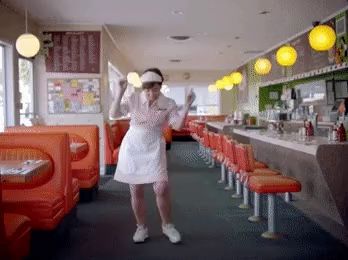
#> input picture frame 0 of data/dance_mp4_bank/100.mp4, 348 x 260 px
$ python analyze_video_repetitions.py
#> lines starting #> are read from the running program, lines starting #| are printed output that depends on the picture
### src/video_trimming.py
"""
Video trimming module to detect and remove repeated segments within videos.

Detects loops/repetitions in video files and trims to keep only the first unique segment.
"""
from __future__ import annotations

import hashlib
import logging
import pickle
from pathlib import Path
from typing import Dict, List, Optional, Tuple
import numpy as np

try:
    import cv2
    CV2_AVAILABLE = True
except ImportError:
    CV2_AVAILABLE = False
    logging.warning("OpenCV not available for video trimming")

logger = logging.getLogger(__name__)

# Path to trimming cache (stores trim points for videos)
TRIMMING_CACHE_PATH = Path(__file__).parent.parent / "data" / "output" / "video_trimming_cache.pkl"

# Similarity threshold for detecting repeated frames (lower = more strict)
FRAME_SIMILARITY_THRESHOLD = 0.05  # 5% difference threshold

# Number of frames to sample per second for analysis
FRAMES_PER_SECOND = 2  # Sample 2 frames per second

# Minimum segment length in seconds to consider (avoid trimming very short videos)
MIN_SEGMENT_LENGTH = 0.5  # 0.5 seconds


def _extract_sample_frames(video_path: Path, frames_per_second: int = FRAMES_PER_SECOND) -> Optional[Tuple[List[np.ndarray], float]]:
    """
    Extract sample frames from video for analysis.

    Args:
        video_path: Path to video file
        frames_per_second: Number of frames to extract per second

    Returns:
        Tuple of (list of frames, fps) or None if extraction fails
    """
    if not CV2_AVAILABLE:
        return None

    if not video_path.exists():
        return None

    try:
        cap = cv2.VideoCapture(str(video_path))
        if not cap.isOpened():
            return None

        fps = cap.get(cv2.CAP_PROP_FPS)
        total_frames = int(cap.get(cv2.CAP_PROP_FRAME_COUNT))
        duration = total_frames / fps if fps > 0 else 0

        if total_frames == 0 or fps == 0:
            cap.release()
            return None

        # Calculate frame interval (sample every N frames)
        frame_interval = max(1, int(fps / frames_per_second))

        frames = []
        frame_numbers = []

        for frame_num in range(0, total_frames, frame_interval):
            cap.set(cv2.CAP_PROP_POS_FRAMES, frame_num)
            ret, frame = cap.read()
            if ret:
                frames.append(frame)
                frame_numbers.append(frame_num)
            else:
                break

        cap.release()

        if len(frames) == 0:
            return None

        return (frames, fps)

    except Exception as e:
        logger.error(f"Error extracting frames from {video_path}: {e}", exc_info=True)
        return None


def _calculate_frame_hash(frame: np.ndarray) -> str:
    """
    Calculate a simple hash for a frame using downscaled version for speed.

    Args:
        frame: Frame array (BGR format)

    Returns:
        Hash string of the frame
    """
    try:
        # Resize to small size for faster comparison (80x45)
        small = cv2.resize(frame, (80, 45))
        # Convert to grayscale
        gray = cv2.cvtColor(small, cv2.COLOR_BGR2GRAY)
        # Calculate hash of pixel values
        frame_hash = hashlib.md5(gray.tobytes()).hexdigest()
        return frame_hash
    except Exception as e:
        logger.error(f"Error calculating frame hash: {e}", exc_info=True)
        return ""


def _compare_frames_hash(frame1_hash: str, frame2_hash: str) -> bool:
    """
    Compare two frame hashes to detect if frames are similar.

    Args:
        frame1_hash: Hash of frame 1
        frame2_hash: Hash of frame 2

    Returns:
        True if frames are identical (same hash)
    """
    return frame1_hash == frame2_hash and frame1_hash != ""


def _detect_repetition_point(frames: List[np.ndarray]) -> Optional[int]:
    """
    Detect where video starts repeating by comparing frames.

    Uses a sliding window approach to find where the video loops back to the beginning.

    Args:
        frames: List of sample frames from video

    Returns:
        Index where repetition is detected (the original segment), or None if no repetition found
    """
    if len(frames) < 4:  # Need at least a few frames to detect repetition
        return None

    # Calculate hashes for all frames
    frame_hashes = []
    for frame in frames:
        frame_hash = _calculate_frame_hash(frame)
        if not frame_hash:
            return None
        frame_hashes.append(frame_hash)

    # Strategy: Look for a pattern where later frames match earlier frames
    # This indicates the video is looping back to the start

    # Start checking from mid-point onwards (videos typically loop at least once)
    start_check = len(frame_hashes) // 2

    for i in range(start_check, len(frame_hashes)):
        # Compare current frame with early frames to find where loop starts
        for j in range(min(5, i // 2)):  # Compare with first 5 frames or up to half-way
            if _compare_frames_hash(frame_hashes[i], frame_hashes[j]):
                # Found a match - check if next frame also matches (more confident detection)
                if i + 1 < len(frame_hashes) and j + 1 < len(frame_hashes):
                    if _compare_frames_hash(frame_hashes[i + 1], frame_hashes[j + 1]):
                        # Confirmed: sequence matches, video is repeating
                        logger.debug(f"Repetition detected: frame sequence starting at {i} matches sequence starting at {j}")
                        return j
                else:
                    # Single frame match (still likely a repetition)
                    logger.debug(f"Repetition detected: frame {i} matches frame {j}")
                    return j

    return None


def analyze_video_for_repetition(video_path: Path) -> Optional[float]:
    """
    Analyze a video to detect if it contains repeated segments.

    Args:
        video_path: Path to video file

    Returns:
        Duration in seconds to trim to (where repetition starts), or None if no repetition
    """
    if not CV2_AVAILABLE:
        return None

    result = _extract_sample_frames(video_path)
#> the loop in _extract_sample_frames, `for frame_num in range(0, total_frames, frame_interval):` made 6 passes
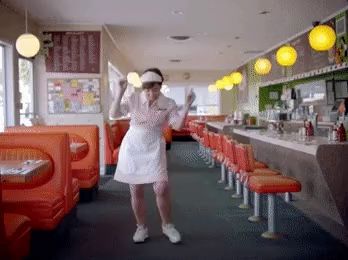
#> input picture frame 0 of data/dance_mp4_bank/100.mp4, 348 x 260 px
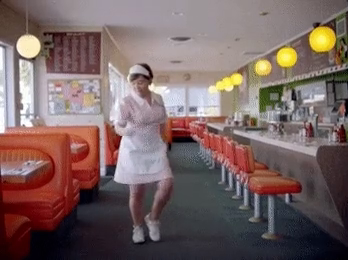
#> input picture frame 11 of data/dance_mp4_bank/100.mp4, 348 x 260 px
#> pass 3, in _extract_sample_frames, `ret, frame = cap.read()`:
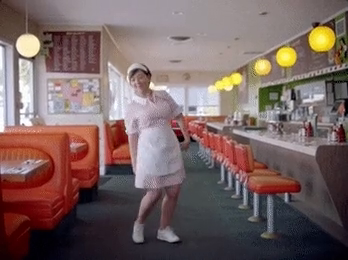
#> frame: shape (260, 348, 3); mean B, G, R 98.1, 99.7, 119.9
#> after the loop in _extract_sample_frames, `for frame_num in range(0, total_frames, frame_interval):`: frame_numbers = [0, 11, 22, 33, 44, 55]; frames = 6 items
    if not result:
        return None

    frames, fps = result

    if len(frames) < 4:
        return None

    # Detect where repetition starts (returns index of original segment)
    repeat_index = _detect_repetition_point(frames)

    if repeat_index is None:
        # No repetition detected
        return None

    # Calculate time where repetition starts
    # We sampled frames at FRAMES_PER_SECOND intervals
    frame_interval = 1.0 / FRAMES_PER_SECOND

    # repeat_index points to where the loop starts, so we want to trim just before the next cycle
    # Add a small buffer to include the full segment
    trim_time = (repeat_index + 1) * frame_interval

    # Get actual video duration to ensure we don't trim past the end
    try:
        import cv2
        cap = cv2.VideoCapture(str(video_path))
        total_frames = int(cap.get(cv2.CAP_PROP_FRAME_COUNT))
        video_fps = cap.get(cv2.CAP_PROP_FPS)
        actual_duration = total_frames / video_fps if video_fps > 0 else None
        cap.release()

        if actual_duration and trim_time > actual_duration * 0.9:
            # If trim point is too close to end, probably not a real repetition
            logger.debug(f"Trim time {trim_time:.2f}s is too close to video end ({actual_duration:.2f}s), ignoring")
            return None
    except Exception:
        pass  # Continue without duration check

    # Ensure minimum segment length
    if trim_time < MIN_SEGMENT_LENGTH:
        logger.debug(f"Trim time {trim_time:.2f}s is too short, keeping full video")
        return None

    logger.info(f"Video {video_path.name}: repetition detected at {trim_time:.2f}s")
    return trim_time


# [33 lines left out: function get_video_trim_info, not called in this run]


def load_trimming_cache() -> Dict[str, Optional[float]]:
    """Load trimming cache from disk."""
    if not TRIMMING_CACHE_PATH.exists():
        return {}

    try:
        with open(TRIMMING_CACHE_PATH, 'rb') as f:
            return pickle.load(f)
    except Exception as e:
        logger.warning(f"Error loading trimming cache: {e}")
        return {}


def save_trimming_cache(cache: Dict[str, Optional[float]]) -> None:
    """Save trimming cache to disk."""
    try:
        TRIMMING_CACHE_PATH.parent.mkdir(parents=True, exist_ok=True)
        with open(TRIMMING_CACHE_PATH, 'wb') as f:
            pickle.dump(cache, f)
        logger.debug(f"Saved trimming cache to {TRIMMING_CACHE_PATH}")
    except Exception as e:
        logger.error(f"Error saving trimming cache: {e}", exc_info=True)


# [45 lines left out: function trim_video_ffmpeg, not called in this run]


__all__ = [
    'analyze_video_for_repetition',
    'get_video_trim_info',
    'load_trimming_cache',
    'save_trimming_cache',
    'trim_video_ffmpeg',
]

### scripts/analysis/analyze_video_repetitions.py
#!/usr/bin/env python3
"""
Script to analyze videos for repeated segments and trim them.

This script processes all videos in the dance video bank to detect
loops/repetitions and caches trim points.
"""
import sys
from pathlib import Path

# Add project root to path (two levels up from scripts/analysis/)
sys.path.insert(0, str(Path(__file__).parent.parent.parent))

from src.video_trimming import (
    analyze_video_for_repetition,
    load_trimming_cache,
    save_trimming_cache,
    trim_video_ffmpeg
)
from src.dance_video_bank import DANCE_VIDEO_BANK_PATH
import logging

logging.basicConfig(
    level=logging.INFO,
    format='%(asctime)s - %(name)s - %(levelname)s - %(message)s'
)
logger = logging.getLogger(__name__)


def main():
    """Analyze all videos in the dance video bank for repetitions."""
    if not DANCE_VIDEO_BANK_PATH.exists():
        logger.error(f"Dance video bank not found at {DANCE_VIDEO_BANK_PATH}")
        return

    # Get all video files
    video_paths = list(DANCE_VIDEO_BANK_PATH.glob("*.mp4"))

    if not video_paths:
        logger.warning("No video files found in dance video bank")
        return

    logger.info(f"Found {len(video_paths)} videos to analyze")

    # Load existing cache
    cache = load_trimming_cache()
    logger.info(f"Loaded {len(cache)} existing trim entries from cache")

    # Analyze videos
    videos_with_repetitions = 0
    videos_analyzed = 0

    for video_path in video_paths:
        video_id = video_path.stem

        # Skip if already in cache
        if video_id in cache:
            logger.debug(f"Skipping {video_id} - already in cache")
            continue

        videos_analyzed += 1
        logger.info(f"Analyzing {video_path.name} ({videos_analyzed}/{len(video_paths)})...")

        trim_duration = analyze_video_for_repetition(video_path)
#> in analyze_video_for_repetition, `frames, fps = result`: fps = 23
#> the loop in _detect_repetition_point, `for frame in frames:` made 6 passes
#> frame_hash on passes 1 to 6: '411ea0d15e662dbc19c5f8d2a68addc4', '055bed14905e91d612eea775b969bcae', '21edbadb5e255e7dc968a07331e354cd', 'bef182188bb9ac9d4e7c3b4a31ede417', 'b672352d9ad4eec136f4f97bff2a7af0', 'e7b61995b0e7d1881dd1ce74344193ac'
#> pass 1, in _calculate_frame_hash, `small = cv2.resize(frame, (80, 45))`:
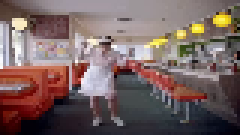
#> small: shape (45, 80, 3) (shown 3 times larger); mean B, G, R 97.4, 99.2, 119.3
#> pass 1, in _calculate_frame_hash, `gray = cv2.cvtColor(small, cv2.COLOR_BGR2GRAY)`:
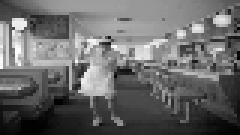
#> gray: shape (45, 80) (shown 3 times larger); min 1, max 254, mean 105
#> pass 2, in _calculate_frame_hash (call 2), `small = cv2.resize(frame, (80, 45))`:
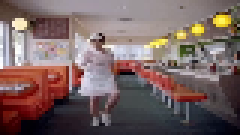
#> small: shape (45, 80, 3) (shown 3 times larger); mean B, G, R 98.4, 100, 120.1
#> pass 2, in _calculate_frame_hash (call 2), `gray = cv2.cvtColor(small, cv2.COLOR_BGR2GRAY)`:
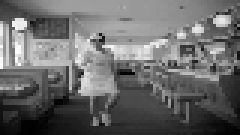
#> gray: shape (45, 80) (shown 3 times larger); min 1, max 252, mean 105.8
#> after the loop in _detect_repetition_point, `for frame in frames:`: frame_hashes = ['411ea0d15e662dbc19c5f8d2a68addc4', '055bed14905e91d612eea775b969bcae', '21edbadb5e255e7dc968a07331e354cd', 'bef182188bb9ac9d4e7c3b4a31ede417', 'b672352d9ad4eec136f4f97bff2a7af0', 'e7b61995b0e7d1881dd1ce74344193ac']
#> in _detect_repetition_point, `start_check = len(frame_hashes) // 2`: start_check = 3
#> the loop in _detect_repetition_point, `for i in range(start_check, len(frame_hashes)):` made 3 passes
        cache[video_id] = trim_duration

        if trim_duration is not None:
            videos_with_repetitions += 1
            logger.info(f"  -> Repetition detected! Trim to {trim_duration:.2f}s")

        # Save cache periodically (every 10 videos)
        if videos_analyzed % 10 == 0:
            save_trimming_cache(cache)
            logger.info(f"Progress saved: {videos_analyzed}/{len(video_paths)} analyzed")

    # Final save
    save_trimming_cache(cache)

    # Print summary
    logger.info(f"\nAnalysis complete:")
    logger.info(f"  - Videos analyzed: {videos_analyzed}")
    logger.info(f"  - Videos with repetitions: {videos_with_repetitions}")
    logger.info(f"  - Videos without repetitions: {videos_analyzed - videos_with_repetitions}")
    logger.info(f"  - Total videos in cache: {len(cache)}")


if __name__ == "__main__":
    main()

$ run again, starting later in the video
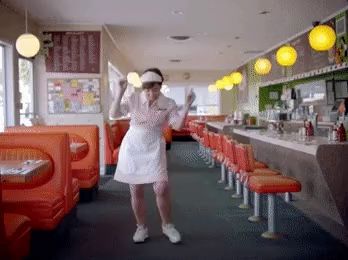
#> input picture frame 0 of data/dance_mp4_bank/100.mp4, 348 x 260 px
#> the loop in _extract_sample_frames, `for frame_num in range(0, total_frames, frame_interval):` made 6 passes
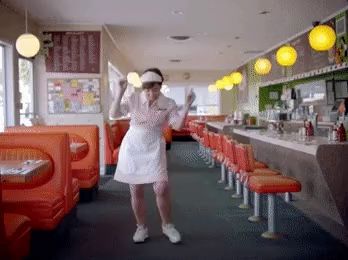
#> input picture frame 0 of data/dance_mp4_bank/100.mp4, 348 x 260 px
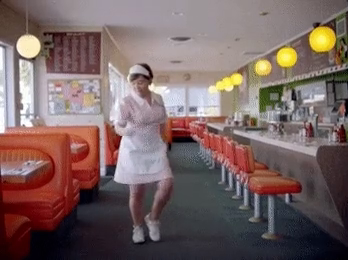
#> input picture frame 11 of data/dance_mp4_bank/100.mp4, 348 x 260 px
#> after the loop in _extract_sample_frames, `for frame_num in range(0, total_frames, frame_interval):`: frame_numbers = [0, 11, 22, 33, 44, 55]; frames = 6 items
#> in analyze_video_for_repetition, `frames, fps = result`: fps = 23
#> the loop in _detect_repetition_point, `for frame in frames:` made 6 passes
#> frame_hash on passes 1 to 6: '411ea0d15e662dbc19c5f8d2a68addc4', '055bed14905e91d612eea775b969bcae', '21edbadb5e255e7dc968a07331e354cd', 'bef182188bb9ac9d4e7c3b4a31ede417', 'b672352d9ad4eec136f4f97bff2a7af0', 'e7b61995b0e7d1881dd1ce74344193ac'
#> after the loop in _detect_repetition_point, `for frame in frames:`: frame_hashes = ['411ea0d15e662dbc19c5f8d2a68addc4', '055bed14905e91d612eea775b969bcae', '21edbadb5e255e7dc968a07331e354cd', 'bef182188bb9ac9d4e7c3b4a31ede417', 'b672352d9ad4eec136f4f97bff2a7af0', 'e7b61995b0e7d1881dd1ce74344193ac']
#> start_check = 3
#> the loop in _detect_repetition_point, `for i in range(start_check, len(frame_hashes)):` made 3 passes

$ run again, starting later in the video
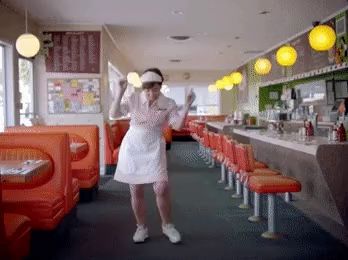
#> input picture frame 0 of data/dance_mp4_bank/100.mp4, 348 x 260 px
#> the loop in _extract_sample_frames, `for frame_num in range(0, total_frames, frame_interval):` made 6 passes
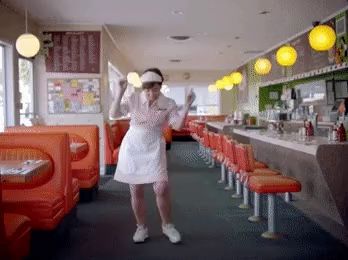
#> input picture frame 0 of data/dance_mp4_bank/100.mp4, 348 x 260 px
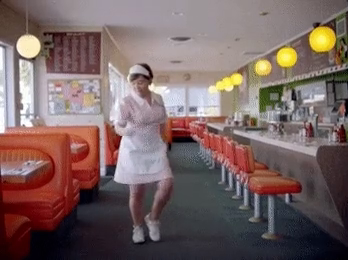
#> input picture frame 11 of data/dance_mp4_bank/100.mp4, 348 x 260 px
#> after the loop in _extract_sample_frames, `for frame_num in range(0, total_frames, frame_interval):`: frame_numbers = [0, 11, 22, 33, 44, 55]; frames = 6 items
#> in analyze_video_for_repetition, `frames, fps = result`: fps = 23
#> the loop in _detect_repetition_point, `for frame in frames:` made 6 passes
#> frame_hash on passes 1 to 6: '411ea0d15e662dbc19c5f8d2a68addc4', '055bed14905e91d612eea775b969bcae', '21edbadb5e255e7dc968a07331e354cd', 'bef182188bb9ac9d4e7c3b4a31ede417', 'b672352d9ad4eec136f4f97bff2a7af0', 'e7b61995b0e7d1881dd1ce74344193ac'
#> after the loop in _detect_repetition_point, `for frame in frames:`: frame_hashes = ['411ea0d15e662dbc19c5f8d2a68addc4', '055bed14905e91d612eea775b969bcae', '21edbadb5e255e7dc968a07331e354cd', 'bef182188bb9ac9d4e7c3b4a31ede417', 'b672352d9ad4eec136f4f97bff2a7af0', 'e7b61995b0e7d1881dd1ce74344193ac']
#> start_check = 3
#> the loop in _detect_repetition_point, `for i in range(start_check, len(frame_hashes)):` made 3 passes
